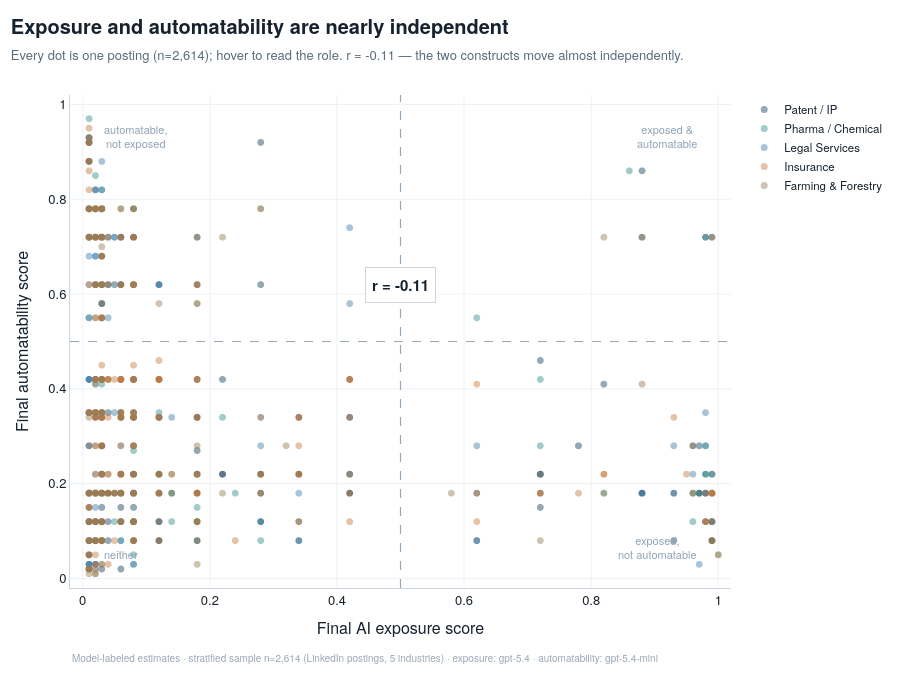

Notebook code for this chart:
### Markdown cell above
### B2 · Per-posting scatter (interactive)

### Code cell
fig=go.Figure()
for key in ORDER:
    sub=df[df.industry_key==key]
    fig.add_trace(go.Scattergl(
        x=sub.final_exposure_score, y=sub.final_automatable_score, mode="markers",
        name=LABEL[key],
        marker=dict(size=7, color=IND_COLOR[key], opacity=0.45, line=dict(width=0)),
        customdata=np.stack([sub.title_clean.fillna("(no title)"), sub.year], axis=-1),
        hovertemplate="<b>%{customdata[0]}</b><br>"+LABEL[key]+" · %{customdata[1]}<br>"
                      "Exposure %{x:.2f} · Automatability %{y:.2f}<extra></extra>"))
fig.add_vline(x=0.5, line=dict(color="#9aa7b4",dash="dash",width=1.2))
fig.add_hline(y=0.5, line=dict(color="#9aa7b4",dash="dash",width=1.2))
for qx,qy,t in [(0.97,0.97,"exposed &<br>automatable"),(0.03,0.97,"automatable,<br>not exposed"),
                (0.97,0.03,"exposed,<br>not automatable"),(0.03,0.03,"neither")]:
    fig.add_annotation(x=qx,y=qy,text=t,showarrow=False,xanchor="right" if qx>0.5 else "left",
                       yanchor="top" if qy>0.5 else "bottom",font=dict(size=11,color="#90a4b8"))
fig.add_annotation(x=0.5,y=0.62,text=f"<b>r = {corr:+.2f}</b>",showarrow=False,
                   font=dict(size=15,color=INK),bgcolor="white",bordercolor="#cdd6df",borderwidth=1,borderpad=6)
base(fig,"Exposure and automatability are nearly independent",
     f"Every dot is one posting (n={N:,}); hover to read the role. r = {corr:+.2f} — the two constructs move almost independently.",
     h=680)
fig.update_xaxes(title="Final AI exposure score", range=[-0.02,1.02])
fig.update_yaxes(title="Final automatability score", range=[-0.02,1.02])
export(fig,"fig09_relationship_scatter.html")
fig

### Figure 1 — Plotly figure (JSON) as saved in the notebook; plotly's stock layout.template omitted (floating-point values rounded to 4 significant figures; data arrays with more than 128 entries replaced by an {"elided": "..."} marker saying what was removed)
{"data": [{"customdata": {"elided": "393x2 mixed values"}, "hovertemplate": "<b>%{customdata[0]}</b><br>Patent / IP · %{customdata[1]}<br>Exposure %{x:.2f} · Automatability %{y:.2f}<extra></extra>", "marker": {"color": "#11405c", "line": {"width": 0}, "opacity": 0.45, "size": 7}, "mode": "markers", "name": "Patent / IP", "type": "scattergl", "x": {"elided": "393 float values"}, "y": {"elided": "393 float values"}}, {"customdata": {"elided": "600x2 mixed values"}, "hovertemplate": "<b>%{customdata[0]}</b><br>Pharma / Chemical · %{customdata[1]}<br>Exposure %{x:.2f} · Automatability %{y:.2f}<extra></extra>", "marker": {"color": "#2f8f8a", "line": {"width": 0}, "opacity": 0.45, "size": 7}, "mode": "markers", "name": "Pharma / Chemical", "type": "scattergl", "x": {"elided": "600 float values"}, "y": {"elided": "600 float values"}}, {"customdata": {"elided": "600x2 mixed values"}, "hovertemplate": "<b>%{customdata[0]}</b><br>Legal Services · %{customdata[1]}<br>Exposure %{x:.2f} · Automatability %{y:.2f}<extra></extra>", "marker": {"color": "#3f7cac", "line": {"width": 0}, "opacity": 0.45, "size": 7}, "mode": "markers", "name": "Legal Services", "type": "scattergl", "x": {"elided": "600 float values"}, "y": {"elided": "600 float values"}}, {"customdata": {"elided": "600x2 mixed values"}, "hovertemplate": "<b>%{customdata[0]}</b><br>Insurance · %{customdata[1]}<br>Exposure %{x:.2f} · Automatability %{y:.2f}<extra></extra>", "marker": {"color": "#c47a3f", "line": {"width": 0}, "opacity": 0.45, "size": 7}, "mode": "markers", "name": "Insurance", "type": "scattergl", "x": {"elided": "600 float values"}, "y": {"elided": "600 float values"}}, {"customdata": {"elided": "421x2 mixed values"}, "hovertemplate": "<b>%{customdata[0]}</b><br>Farming & Forestry · %{customdata[1]}<br>Exposure %{x:.2f} · Automatability %{y:.2f}<extra></extra>", "marker": {"color": "#977a55", "line": {"width": 0}, "opacity": 0.45, "size": 7}, "mode": "markers", "name": "Farming & Forestry", "type": "scattergl", "x": {"elided": "421 float values"}, "y": {"elided": "421 float values"}}], "layout": {"annotations": [{"font": {"color": "#90a4b8", "size": 11}, "showarrow": false, "text": "exposed &<br>automatable", "x": 0.97, "xanchor": "right", "y": 0.97, "yanchor": "top"}, {"font": {"color": "#90a4b8", "size": 11}, "showarrow": false, "text": "automatable,<br>not exposed", "x": 0.03, "xanchor": "left", "y": 0.97, "yanchor": "top"}, {"font": {"color": "#90a4b8", "size": 11}, "showarrow": false, "text": "exposed,<br>not automatable", "x": 0.97, "xanchor": "right", "y": 0.03, "yanchor": "bottom"}, {"font": {"color": "#90a4b8", "size": 11}, "showarrow": false, "text": "neither", "x": 0.03, "xanchor": "left", "y": 0.03, "yanchor": "bottom"}, {"bgcolor": "white", "bordercolor": "#cdd6df", "borderpad": 6, "borderwidth": 1, "font": {"color": "#16222e", "size": 15}, "showarrow": false, "text": "<b>r = -0.11</b>", "x": 0.5, "y": 0.62}, {"align": "left", "font": {"color": "#9aa7b4", "size": 10}, "showarrow": false, "text": "Model-labeled estimates · stratified sample n=2,614 (LinkedIn postings, 5 industries) · exposure: gpt-5.4 · automatability: gpt-5.4-mini", "x": 0.0, "xanchor": "left", "xref": "paper", "y": -0.16, "yref": "paper"}], "font": {"color": "#16222e", "family": "Helvetica Neue, Arial, sans-serif", "size": 13}, "height": 680, "hoverlabel": {"bgcolor": "white", "bordercolor": "#cdd6df", "font": {"color": "#000000", "family": "Helvetica Neue, Arial, sans-serif", "size": 12.5}}, "legend": {"font": {"size": 11.5}}, "margin": {"b": 92, "l": 70, "r": 40, "t": 95}, "paper_bgcolor": "white", "plot_bgcolor": "white", "shapes": [{"line": {"color": "#9aa7b4", "dash": "dash", "width": 1.2}, "type": "line", "x0": 0.5, "x1": 0.5, "xref": "x", "y0": 0, "y1": 1, "yref": "y domain"}, {"line": {"color": "#9aa7b4", "dash": "dash", "width": 1.2}, "type": "line", "x0": 0, "x1": 1, "xref": "x domain", "y0": 0.5, "y1": 0.5, "yref": "y"}], "title": {"font": {"size": 20}, "text": "<b>Exposure and automatability are nearly independent</b><br><span style='font-size:13px;color:#5a6b7b'>Every dot is one posting (n=2,614); hover to read the role. r = -0.11 — the two constructs move almost independently.</span>", "x": 0.012, "xanchor": "left", "y": 0.95}, "xaxis": {"gridcolor": "#eef2f6", "linecolor": "#cdd6df", "range": [-0.02, 1.02], "showgrid": true, "title": {"text": "Final AI exposure score"}, "zeroline": false}, "yaxis": {"gridcolor": "#eef2f6", "linecolor": "#cdd6df", "range": [-0.02, 1.02], "showgrid": true, "title": {"text": "Final automatability score"}, "zeroline": false}}}
